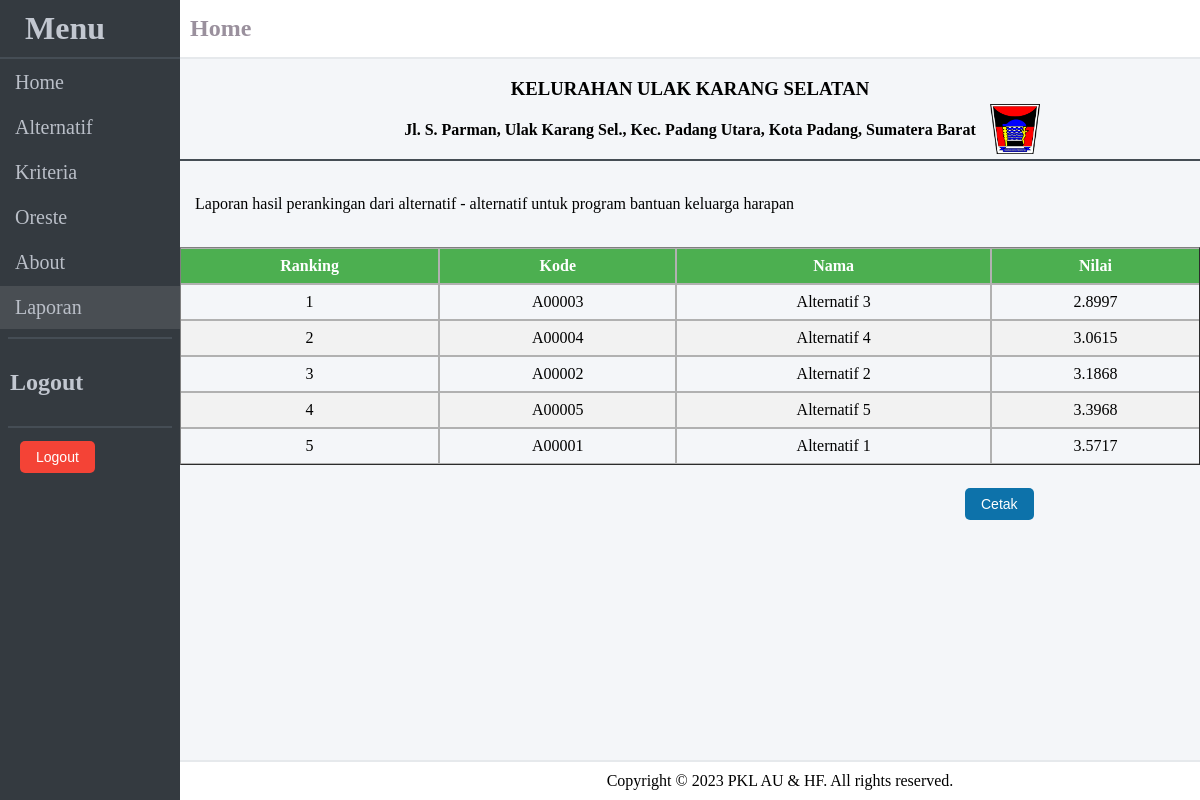
/?page=laporan (signed in), run on the app's committed database.
### tables this page shows
CREATE TABLE `n_preferensi` (
  `id` int(11) NOT NULL,
  `kode` varchar(20) NOT NULL,
  `nama` varchar(50) NOT NULL,
  `nilai` float NOT NULL
);

### aplikasi/config/database.php (called while the page is built, shortened)
<?php
$host    = "127.0.0.1";
$user    = "root";
$pass    = "";
$db_name = "dbspk";
$port    = 3306;
$conn    = mysqli_connect($host,$user,$pass,$db_name,$port);
function getRecord($tabel,$field,$where){
	global $conn;
	$query = mysqli_query($conn,"SELECT {$field} FROM {$tabel} {$where}");
	return $query;
}
function fetch($query){
	$data = mysqli_fetch_array($query);
	return $data;
}
 ?>

### aplikasi/modul/laporan/view.php (the view, shortened to what this page needs)
<div class="content">
<div id="area">
    <div class="bungkus-kop" style="display: flex; justify-content: center;">
        <div class="kop" style="text-align: center; position: absolute;">
            <h3>KELURAHAN ULAK KARANG SELATAN</h3>
            <h4>Jl. S. Parman, Ulak Karang Sel., Kec. Padang Utara, Kota Padang, Sumatera Barat</h4>
        </div>
        <img src="assets/img/padang.png" alt="Padang" width="50px" height="50px" style="padding-top: 45px; padding-bottom: 5px; padding-left: 650px;">
    </div>
    <hr>
    <br>
    <p class="text-laporan">Laporan hasil perankingan dari alternatif - alternatif untuk program bantuan keluarga harapan</p>
    <br>
    <table border="1" width="100%" cellspacing="0">
        <thead>
            <tr>
                <th>Ranking</th>
                <th>Kode</th>
                <th>Nama</th>
                <th>Nilai</th>
            </tr>
        </thead>
        <tbody>
        <?php
        $no = 1;
        $tabel  = "n_preferensi";
        $field  = "kode, nama, nilai";
        $where  = "ORDER BY nilai ASC,kode ASC";
        $query = getRecord($tabel,$field,$where);
        while ($row = fetch($query)) {
        ?>
        <tr>
            <td align="center"><?= $no;  ?></td>
            <td align="center"><?= $row['kode']; ?></td>
            <td align="center"><?= $row['nama']; ?></td>
            <td align="center"><?= $row['nilai']; ?></td>
        </tr>
        <?php
                $no++;
                }
             ?>
    </tbody>
</table>
</div>
<br>
    <div class="btn-bawah">
        <button class="cetak-btn" type="submit" class="cetak" onclick="return printArea('area')">Cetak</button>
    </div>
</div>

### index.php (shortened to what this page needs)
<!DOCTYPE html>
<html lang="en">
<head>
    <link rel="stylesheet" type="text/css" href="assets/css/style.css">
    <link rel="stylesheet" type="text/css" href="<?php echo $stylesheet; ?>">
    <link rel="stylesheet" href="https://cdnjs.cloudflare.com/ajax/libs/font-awesome/6.4.0/css/all.min.css">
</head>
<body>
    <div class="nm">
        <div class="nav">
            <h1 class="header-menu">Menu</h1>
            <hr>
            <ul>
                <li class="<?php if ($_GET['page'] == 'home') echo"aktif"; ?>"><a href="./?page=home">Home</a></li>
                <li class="<?php if ($_GET['page'] == 'alternatif') echo"aktif"; ?>"><a href="./?page=alternatif">Alternatif</a></li>
                <li class="<?php if ($_GET['page'] == 'kriteria') echo"aktif"; ?>"><a href="./?page=kriteria">Kriteria</a></li>
                <li class="<?php if ($_GET['page'] == 'oreste') echo"aktif"; ?>"><a href="./?page=oreste">Oreste</a></li>
                <li class="<?php if ($_GET['page'] == 'about') echo"aktif"; ?>"><a href="./?page=about">About</a></li>
                <li class="<?php if ($_GET['page'] == 'laporan') echo"aktif"; ?>"><a href="./?page=laporan">Laporan</a></li>
            </ul>
            <hr class="hr-1">
            <h2 class="logout">Logout</h2>
            <hr class="hr-1">
            <button class="logout-btn" onclick="logout()">Logout</button>
        </div>
        <div class="main">
            <div class="header">
                <h2 class="main-header"><a href="./?page=home">Home</a></h2>
                <hr class="hr-2">
            </div>
            <main>
    <?php
    include"aplikasi/config/database.php";
    $page = isset($_GET['page']) ? $_GET['page'] : '';
    $act = isset($_GET['act']) ? $_GET['act'] : '';
    if(!empty($page)){
        if (!empty($act)) {
            if (file_exists("aplikasi/modul/".$page."/".$act.".php")) {
                require("aplikasi/modul/".$page."/".$act.".php");
            }else{
                echo "Maaf, Modul ini tidak tersedia !";
            }
        }else{
            if (file_exists("aplikasi/modul/".$page."/view.php")) {
                require("aplikasi/modul/".$page."/view.php");
            }else{
                echo "Maaf, Modul ini tidak tersedia !";
            }
        }
    }
    else{
        echo "<script>window.location.href='./?page=home'</script>";
    }
    ?>
</main>
            <div class="footer">
                <hr class="hr-2">
                <p class="footer-text">Copyright &copy; 2023 PKL AU & HF. All rights reserved.</p>
            </div>
        </div>
    </div>
</body>
</html>

### assets/css/style.css (style rules this page uses)
body { padding: 0; margin: 0; }
.nm { display: flex; position: relative; }
.header-menu { padding: 10px 25px; color: #c2c7d0; margin: 0; }
.nav { background-color: #343a40; width: 15%; height: 100%; position: fixed; }
.nav ul { list-style: none; padding: 0; margin: 0; }
.nav li { padding: 10px 15px; margin: 2px 0; }
.nav li.aktif { background-color: #494e53; }
.nav a { color: #babfc8; text-decoration: none; font-size: 20px; display: block; }
hr { border: 1px solid #454d55; margin: 0; }
.hr-1 { margin: 8px; }
.logout { padding: 10px; color: #c2c7d0; }
.logout-btn { background-color: #f44336; color: white; border: none; padding: 8px 16px; text-align: center; text-decoration: none; display: inline-block; font-size: 14px; cursor: pointer; border-radius: 5px; margin: 5px 20px; }
.main { margin-left: 15%; width: 85%; height: 95%; position: fixed; background-color: #f4f6f9; overflow: scroll; }
.header { background-color: white; }
.main-header { padding: 15px 10px; margin: 0; }
.main-header a { color: #9a909d; text-decoration: none; }
.hr-2 { border: 1px solid #e6e9ec; }
.content { width: 100%; }
.footer { background-color: white; width: 100%; bottom: 0; position: fixed; }
.footer-text { padding: 10px 0; text-align: center; max-width: 1200px; margin: auto 0; }
th, td { padding: 8px; word-wrap: break-word; text-align: center; border: 1px solid #b1b1b1; }
th:last-child, td:last-child { border-right: none; }
th:first-child, td:first-child { border-left: none; }
tr:last-child { border-bottom: 1px solid black; }
tr:first-child { border-top: 1px solid black; }
th { background-color: #4CAF50; color: white; }
tr:nth-child(even) { background-color: #f2f2f2; }

### aplikasi/modul/laporan/view.php (style rules this page uses)
.btn-bawah { float: right; display: flex; width: 25%; }
.cetak-btn { background-color: #0d72aa; color: white; border: none; padding: 8px 16px; text-align: center; text-decoration: none; display: inline-block; font-size: 14px; cursor: pointer; border-radius: 5px; margin: 5px 20px; }
.cetak-btn:last-child { margin-right: 0; }
.text-laporan { padding: 0 15px; font-size: 16px; }

### data on the page
n_preferensi: kode "A00003", nama "Alternatif 3", nilai "2.8997"
n_preferensi: kode "A00004", nama "Alternatif 4", nilai "3.0615"
n_preferensi: kode "A00002", nama "Alternatif 2", nilai "3.1868"
n_preferensi: kode "A00005", nama "Alternatif 5", nilai "3.3968"
n_preferensi: kode "A00001", nama "Alternatif 1", nilai "3.5717"
